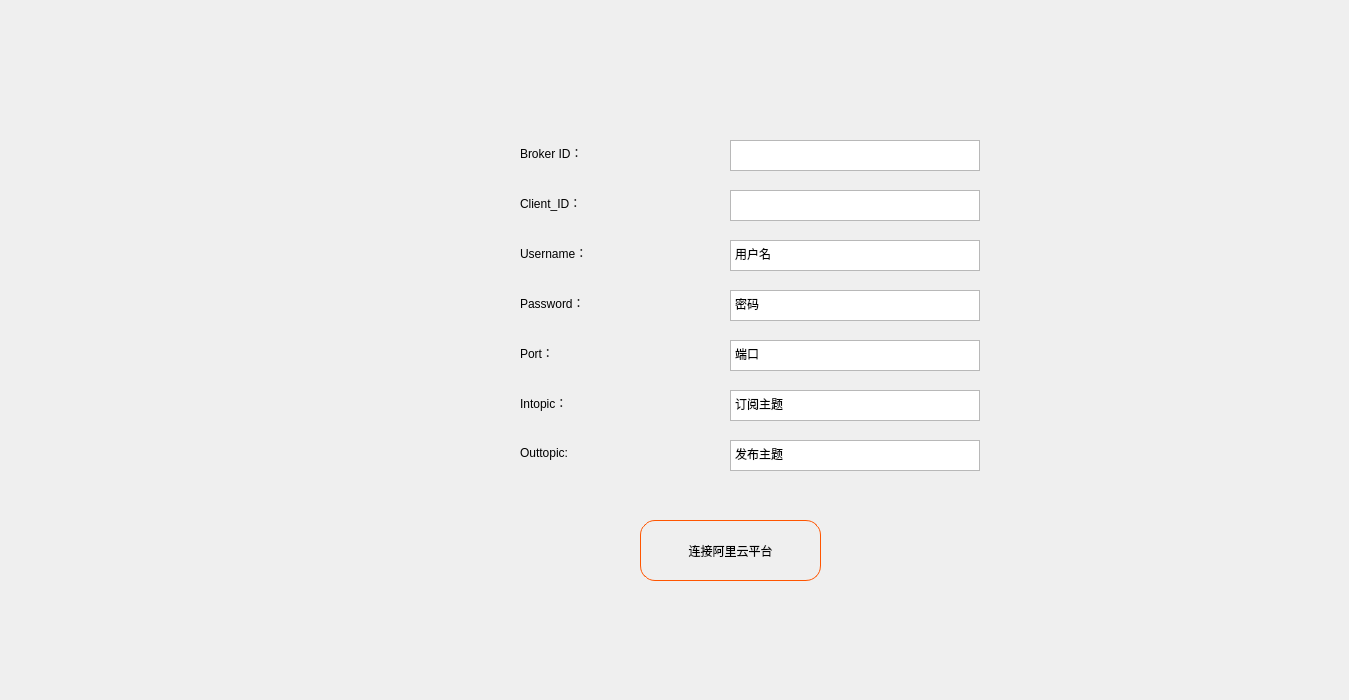
     <widget class="QWidget" name="tab_1_1">
      <attribute name="title">
       <string>Aliyun接入</string>
      </attribute>
      <widget class="QWidget" name="widget" native="true">
       <property name="geometry">
        <rect>
         <x>730</x>
         <y>140</y>
         <width>331</width>
         <height>331</height>
        </rect>
       </property>
       <widget class="QTextEdit" name="broker">
        <property name="geometry">
         <rect>
          <x>0</x>
          <y>0</y>
          <width>250</width>
          <height>31</height>
         </rect>
        </property>
        <property name="markdown">
         <string>根据物联网平台选择

</string>
        </property>
       </widget>
       <widget class="QTextEdit" name="port">
        <property name="geometry">
         <rect>
          <x>0</x>
          <y>200</y>
          <width>250</width>
          <height>31</height>
         </rect>
        </property>
        <property name="markdown">
         <string>端口

</string>
        </property>
        <property name="html">
         <string>&lt;!DOCTYPE HTML PUBLIC &quot;-//W3C//DTD HTML 4.0//EN&quot; &quot;http://www.w3.org/TR/REC-html40/strict.dtd&quot;&gt;
&lt;html&gt;&lt;head&gt;&lt;meta name=&quot;qrichtext&quot; content=&quot;1&quot; /&gt;&lt;meta charset=&quot;utf-8&quot; /&gt;&lt;style type=&quot;text/css&quot;&gt;
p, li { white-space: pre-wrap; }
hr { height: 1px; border-width: 0; }
li.unchecked::marker { content: &quot;\2610&quot;; }
li.checked::marker { content: &quot;\2612&quot;; }
&lt;/style&gt;&lt;/head&gt;&lt;body style=&quot; font-family:'Microsoft YaHei'; font-size:9pt; font-weight:400; font-style:normal;&quot;&gt;
&lt;p style=&quot; margin-top:6px; margin-bottom:6px; margin-left:0px; margin-right:0px; -qt-block-indent:0; text-indent:0px;&quot;&gt;端口&lt;/p&gt;&lt;/body&gt;&lt;/html&gt;</string>
        </property>
       </widget>
       <widget class="QTextEdit" name="client">
        <property name="geometry">
         <rect>
          <x>0</x>
          <y>50</y>
          <width>250</width>
          <height>31</height>
         </rect>
        </property>
        <property name="lineWrapMode">
         <enum>QTextEdit::LineWrapMode::WidgetWidth</enum>
        </property>
        <property name="markdown">
         <string>Client_ID

</string>
        </property>
       </widget>
       <widget class="QTextEdit" name="password">
        <property name="geometry">
         <rect>
          <x>0</x>
          <y>150</y>
          <width>250</width>
          <height>31</height>
         </rect>
        </property>
        <property name="markdown">
         <string>密码

</string>
        </property>
        <property name="html">
         <string>&lt;!DOCTYPE HTML PUBLIC &quot;-//W3C//DTD HTML 4.0//EN&quot; &quot;http://www.w3.org/TR/REC-html40/strict.dtd&quot;&gt;
&lt;html&gt;&lt;head&gt;&lt;meta name=&quot;qrichtext&quot; content=&quot;1&quot; /&gt;&lt;meta charset=&quot;utf-8&quot; /&gt;&lt;style type=&quot;text/css&quot;&gt;
p, li { white-space: pre-wrap; }
hr { height: 1px; border-width: 0; }
li.unchecked::marker { content: &quot;\2610&quot;; }
li.checked::marker { content: &quot;\2612&quot;; }
&lt;/style&gt;&lt;/head&gt;&lt;body style=&quot; font-family:'Microsoft YaHei'; font-size:9pt; font-weight:400; font-style:normal;&quot;&gt;
&lt;p style=&quot; margin-top:6px; margin-bottom:6px; margin-left:0px; margin-right:0px; -qt-block-indent:0; text-indent:0px;&quot;&gt;密码&lt;/p&gt;&lt;/body&gt;&lt;/html&gt;</string>
        </property>
       </widget>
       <widget class="QTextEdit" name="outtopic">
        <property name="geometry">
         <rect>
          <x>0</x>
          <y>300</y>
          <width>250</width>
          <height>31</height>
         </rect>
        </property>
        <property name="markdown">
         <string>发布主题

</string>
        </property>
        <property name="html">
         <string>&lt;!DOCTYPE HTML PUBLIC &quot;-//W3C//DTD HTML 4.0//EN&quot; &quot;http://www.w3.org/TR/REC-html40/strict.dtd&quot;&gt;
&lt;html&gt;&lt;head&gt;&lt;meta name=&quot;qrichtext&quot; content=&quot;1&quot; /&gt;&lt;meta charset=&quot;utf-8&quot; /&gt;&lt;style type=&quot;text/css&quot;&gt;
p, li { white-space: pre-wrap; }
hr { height: 1px; border-width: 0; }
li.unchecked::marker { content: &quot;\2610&quot;; }
li.checked::marker { content: &quot;\2612&quot;; }
&lt;/style&gt;&lt;/head&gt;&lt;body style=&quot; font-family:'Microsoft YaHei'; font-size:9pt; font-weight:400; font-style:normal;&quot;&gt;
&lt;p style=&quot; margin-top:6px; margin-bottom:6px; margin-left:0px; margin-right:0px; -qt-block-indent:0; text-indent:0px;&quot;&gt;发布主题&lt;/p&gt;&lt;/body&gt;&lt;/html&gt;</string>
        </property>
       </widget>
       <widget class="QTextEdit" name="username">
        <property name="geometry">
         <rect>
          <x>0</x>
          <y>100</y>
          <width>250</width>
          <height>31</height>
         </rect>
        </property>
        <property name="markdown">
         <string>用户名

</string>
        </property>
        <property name="html">
         <string>&lt;!DOCTYPE HTML PUBLIC &quot;-//W3C//DTD HTML 4.0//EN&quot; &quot;http://www.w3.org/TR/REC-html40/strict.dtd&quot;&gt;
&lt;html&gt;&lt;head&gt;&lt;meta name=&quot;qrichtext&quot; content=&quot;1&quot; /&gt;&lt;meta charset=&quot;utf-8&quot; /&gt;&lt;style type=&quot;text/css&quot;&gt;
p, li { white-space: pre-wrap; }
hr { height: 1px; border-width: 0; }
li.unchecked::marker { content: &quot;\2610&quot;; }
li.checked::marker { content: &quot;\2612&quot;; }
&lt;/style&gt;&lt;/head&gt;&lt;body style=&quot; font-family:'Microsoft YaHei'; font-size:9pt; font-weight:400; font-style:normal;&quot;&gt;
&lt;p style=&quot; margin-top:6px; margin-bottom:6px; margin-left:0px; margin-right:0px; -qt-block-indent:0; text-indent:0px;&quot;&gt;用户名&lt;/p&gt;&lt;/body&gt;&lt;/html&gt;</string>
        </property>
       </widget>
       <widget class="QTextEdit" name="intopic">
        <property name="geometry">
         <rect>
          <x>0</x>
          <y>250</y>
          <width>250</width>
          <height>31</height>
         </rect>
        </property>
        <property name="markdown">
         <string>订阅主题

</string>
        </property>
        <property name="html">
         <string>&lt;!DOCTYPE HTML PUBLIC &quot;-//W3C//DTD HTML 4.0//EN&quot; &quot;http://www.w3.org/TR/REC-html40/strict.dtd&quot;&gt;
&lt;html&gt;&lt;head&gt;&lt;meta name=&quot;qrichtext&quot; content=&quot;1&quot; /&gt;&lt;meta charset=&quot;utf-8&quot; /&gt;&lt;style type=&quot;text/css&quot;&gt;
p, li { white-space: pre-wrap; }
hr { height: 1px; border-width: 0; }
li.unchecked::marker { content: &quot;\2610&quot;; }
li.checked::marker { content: &quot;\2612&quot;; }
&lt;/style&gt;&lt;/head&gt;&lt;body style=&quot; font-family:'Microsoft YaHei'; font-size:9pt; font-weight:400; font-style:normal;&quot;&gt;
&lt;p style=&quot; margin-top:6px; margin-bottom:6px; margin-left:0px; margin-right:0px; -qt-block-indent:0; text-indent:0px;&quot;&gt;订阅主题&lt;/p&gt;&lt;/body&gt;&lt;/html&gt;</string>
        </property>
       </widget>
      </widget>
      <widget class="QWidget" name="widget_2" native="true">
       <property name="geometry">
        <rect>
         <x>520</x>
         <y>140</y>
         <width>111</width>
         <height>331</height>
        </rect>
       </property>
       <widget class="QLabel" name="label_6">
        <property name="geometry">
         <rect>
          <x>0</x>
          <y>300</y>
          <width>104</width>
          <height>25</height>
         </rect>
        </property>
        <property name="styleSheet">
         <string notr="true">
font: 14pt &quot;微软雅黑&quot;;
</string>
        </property>
        <property name="text">
         <string>Outtopic:</string>
        </property>
       </widget>
       <widget class="QLabel" name="label_brokerid">
        <property name="geometry">
         <rect>
          <x>0</x>
          <y>0</y>
          <width>104</width>
          <height>25</height>
         </rect>
        </property>
        <property name="styleSheet">
         <string notr="true">
font: 14pt &quot;微软雅黑&quot;;
</string>
        </property>
        <property name="text">
         <string>Broker ID：</string>
        </property>
       </widget>
       <widget class="QLabel" name="label_4">
        <property name="geometry">
         <rect>
          <x>0</x>
          <y>200</y>
          <width>104</width>
          <height>25</height>
         </rect>
        </property>
        <property name="styleSheet">
         <string notr="true">
font: 14pt &quot;微软雅黑&quot;;
</string>
        </property>
        <property name="text">
         <string>Port：</string>
        </property>
       </widget>
       <widget class="QLabel" name="label_2">
        <property name="geometry">
         <rect>
          <x>0</x>
          <y>100</y>
          <width>104</width>
          <height>25</height>
         </rect>
        </property>
        <property name="styleSheet">
         <string notr="true">
font: 14pt &quot;微软雅黑&quot;;
</string>
        </property>
        <property name="text">
         <string>Username：</string>
        </property>
       </widget>
       <widget class="QLabel" name="label_5">
        <property name="geometry">
         <rect>
          <x>0</x>
          <y>250</y>
          <width>104</width>
          <height>25</height>
         </rect>
        </property>
        <property name="styleSheet">
         <string notr="true">
font: 14pt &quot;微软雅黑&quot;;
</string>
        </property>
        <property name="text">
         <string>Intopic：</string>
        </property>
       </widget>
       <widget class="QLabel" name="label">
        <property name="geometry">
         <rect>
          <x>0</x>
          <y>50</y>
          <width>104</width>
          <height>25</height>
         </rect>
        </property>
        <property name="styleSheet">
         <string notr="true">
font: 14pt &quot;微软雅黑&quot;;
</string>
        </property>
        <property name="text">
         <string>Client_ID：</string>
        </property>
       </widget>
       <widget class="QLabel" name="label_3">
        <property name="geometry">
         <rect>
          <x>0</x>
          <y>150</y>
          <width>104</width>
          <height>25</height>
         </rect>
        </property>
        <property name="styleSheet">
         <string notr="true">
font: 14pt &quot;微软雅黑&quot;;
</string>
        </property>
        <property name="text">
         <string>Password：</string>
        </property>
       </widget>
      </widget>
      <widget class="QPushButton" name="connected_button">
       <property name="geometry">
        <rect>
         <x>640</x>
         <y>520</y>
         <width>181</width>
         <height>61</height>
        </rect>
       </property>
       <property name="styleSheet">
        <string notr="true">
QPushButton{
background:transparent;
font: 14pt &quot;微软雅黑&quot;;
border:1px solid;
border-color: rgb(255, 85, 0);
border-radius:15;
}


QPushButton::hover{background:rgba(0, 0, 0,170)}

</string>
       </property>
       <property name="text">
        <string>连接阿里云平台</string>
       </property>
       <property name="icon">
        <iconset resource="../resource/1.qrc">
         <normaloff>:/1/aliyun.png</normaloff>:/1/aliyun.png</iconset>
       </property>
       <property name="iconSize">
        <size>
         <width>30</width>
         <height>30</height>
        </size>
       </property>
      </widget>
      <widget class="QLabel" name="label_13">
       <property name="geometry">
        <rect>
         <x>0</x>
         <y>10</y>
         <width>150</width>
         <height>150</height>
        </rect>
       </property>
       <property name="text">
        <string/>
       </property>
       <property name="pixmap">
        <pixmap resource="../resource/1.qrc">:/1/智能机械臂.png</pixmap>
       </property>
       <property name="scaledContents">
        <bool>true</bool>
       </property>
      </widget>
      <widget class="QLabel" name="label_26">
       <property name="geometry">
        <rect>
         <x>10</x>
         <y>500</y>
         <width>241</width>
         <height>191</height>
        </rect>
       </property>
       <property name="text">
        <string/>
       </property>
       <property name="pixmap">
        <pixmap resource="../resource/1.qrc">:/1/zstu_logo.png</pixmap>
       </property>
       <property name="scaledContents">
        <bool>true</bool>
       </property>
      </widget>
      <widget class="QLabel" name="label_32">
       <property name="geometry">
        <rect>
         <x>1140</x>
         <y>470</y>
         <width>200</width>
         <height>200</height>
        </rect>
       </property>
       <property name="text">
        <string/>
       </property>
       <property name="pixmap">
        <pixmap resource="../resource/1.qrc">:/1/智能制造.png</pixmap>
       </property>
       <property name="scaledContents">
        <bool>true</bool>
       </property>
      </widget>
     </widget>
